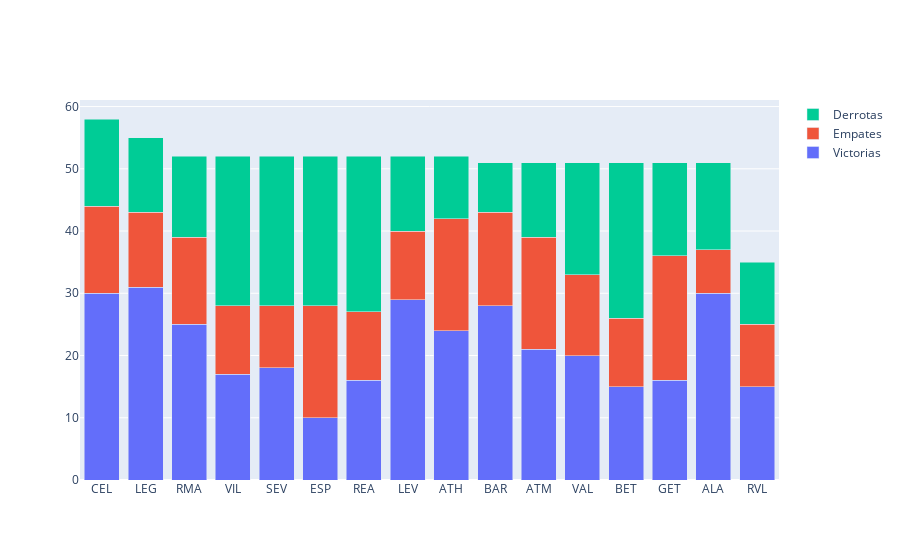

This figure's notebook cell:
### Code cell
import plotly.graph_objects as go

x=['BAR', 'ATM', 'RMA', 'VAL', 'VIL', 'BET', 'SEV', 'GET', 'ESP', 'REA', "ALA", "LEV","ATH", "LEG","RVL","CEL"]
fig = go.Figure(go.Bar(x=x, y=[BARvictories, ATMvictories, RMAvictories, VALvictories, VILvictories, 
                               BETvictories, SEVvictories, GETvictories, ESPvictories, REAvictories, ALAvictories,
                              LEVvictories, ATHvictories, LEGvictories, RVLvictories, CELvictories], name='Victorias'))
fig.add_trace(go.Bar(x=x, y=[BARdraw, ATMdraw, RMAdraw, VALdraw, VILdraw, BETdraw, SEVdraw, GETdraw, 
                            ESPdraw, REAdraw, ALAdraw, LEVdraw, ATHdraw, LEGdraw, RVLdraw, CELdraw], name='Empates'))
fig.add_trace(go.Bar(x=x, y=[BARdefeats, ATMdefeats, RMAdefeats, VALdefeats, VILdefeats, BETdefeats,
                            SEVdefeats, GETdefeats, ESPdefeats, REAdefeats, ALAdefeats, LEVdefeats,
                            ATHdefeats, LEGdraw, RVLdraw, CELdraw], name='Derrotas'))

fig.update_layout(barmode='stack', xaxis={'categoryorder':'total descending'})
fig.show()

### Figure 1 — Plotly figure (JSON) as saved in the notebook; plotly's stock layout.template omitted (floating-point values rounded to 4 significant figures)
{"data": [{"name": "Victorias", "type": "bar", "x": ["BAR", "ATM", "RMA", "VAL", "VIL", "BET", "SEV", "GET", "ESP", "REA", "ALA", "LEV", "ATH", "LEG", "RVL", "CEL"], "y": [28, 21, 25, 20, 17, 15, 18, 16, 10, 16, 30, 29, 24, 31, 15, 30]}, {"name": "Empates", "type": "bar", "x": ["BAR", "ATM", "RMA", "VAL", "VIL", "BET", "SEV", "GET", "ESP", "REA", "ALA", "LEV", "ATH", "LEG", "RVL", "CEL"], "y": [15, 18, 14, 13, 11, 11, 10, 20, 18, 11, 7, 11, 18, 12, 10, 14]}, {"name": "Derrotas", "type": "bar", "x": ["BAR", "ATM", "RMA", "VAL", "VIL", "BET", "SEV", "GET", "ESP", "REA", "ALA", "LEV", "ATH", "LEG", "RVL", "CEL"], "y": [8, 12, 13, 18, 24, 25, 24, 15, 24, 25, 14, 12, 10, 12, 10, 14]}], "layout": {"barmode": "stack", "xaxis": {"categoryorder": "total descending"}}}
